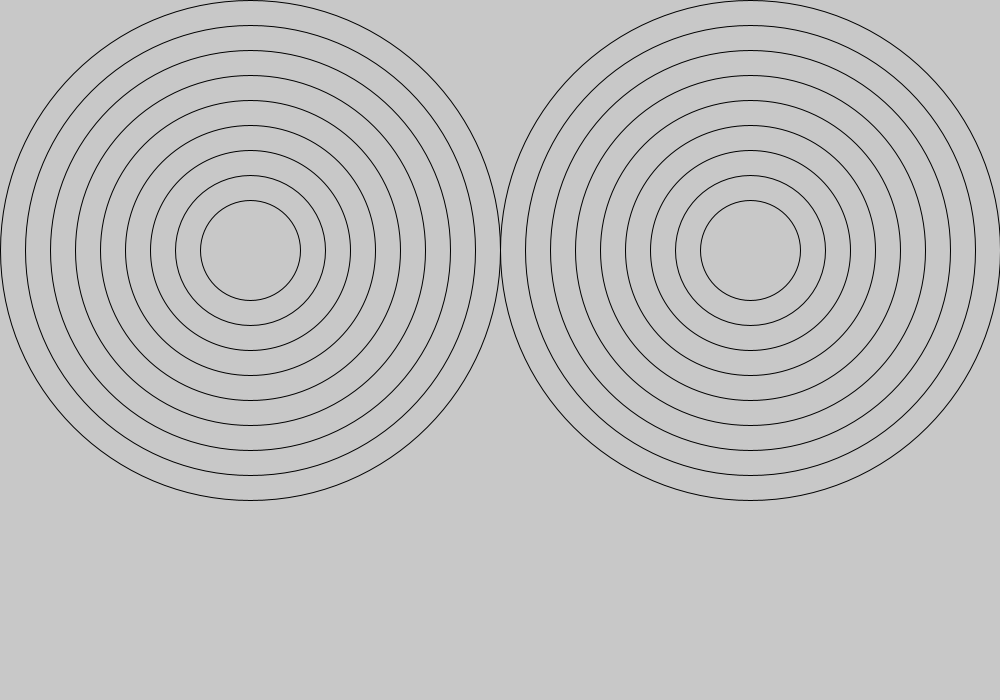
Frame 1 (no input)
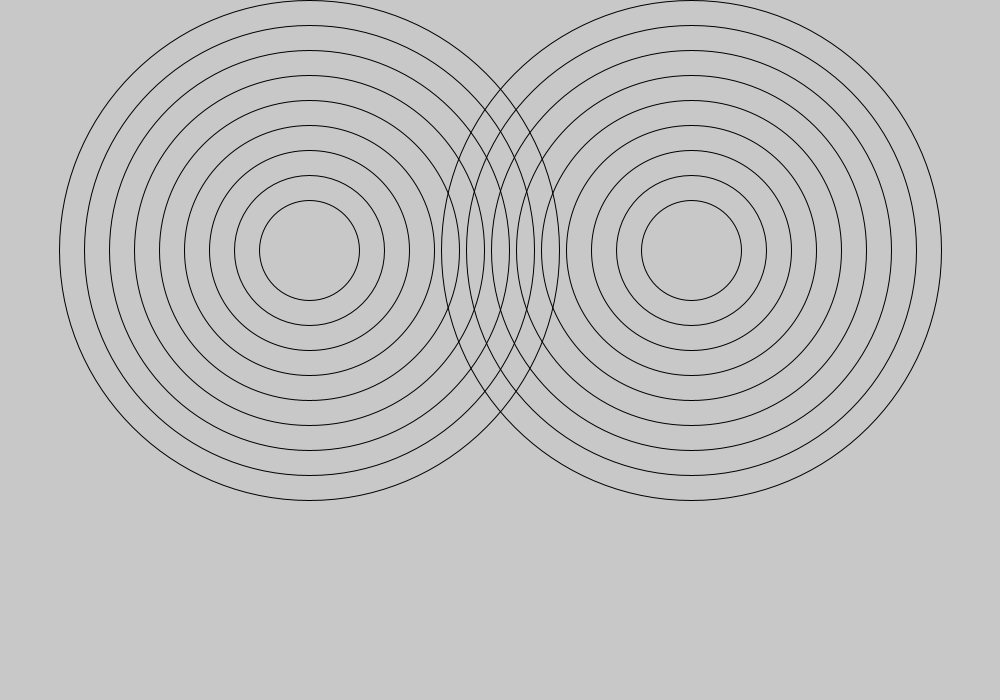
Frame 60 (the mouse pressed at the canvas centre just before this capture)
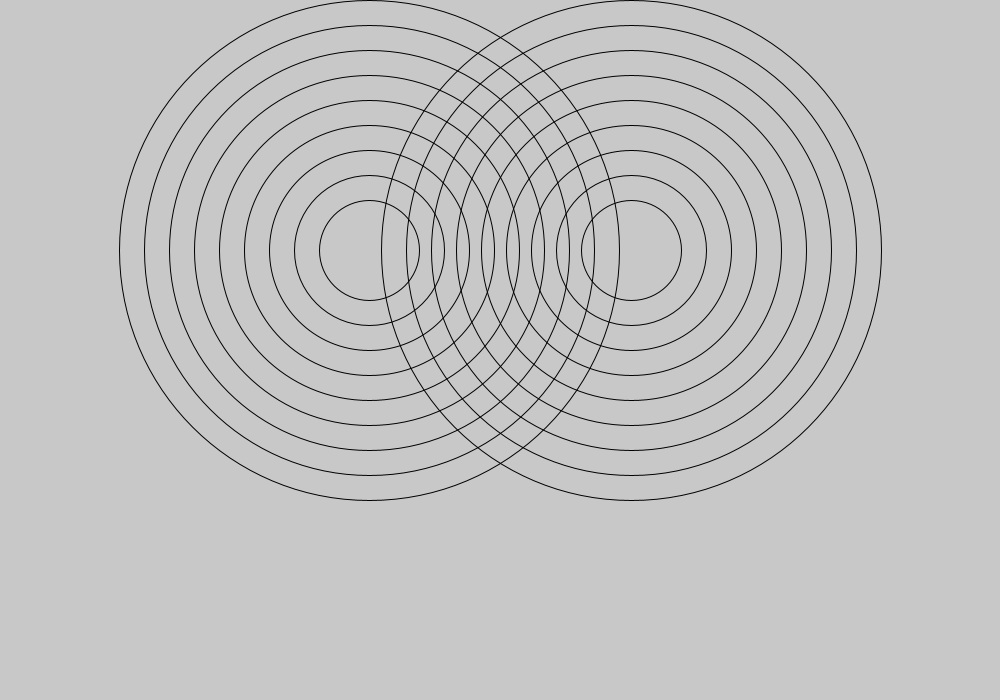
Frame 120 (the mouse held since frame 60 and released just before this capture)

The Processing sketch that drew these frames (run headless with seeded random() and noise(); from frame 60 on, the mouse is pressed at the canvas centre):

// Processing sketch: amazing_rings
// ── amazing_rings.pde
 int x = 250;
 int speed = 1;
 int x2 = 750;
  /*** Go to the recipe to run the demonstration before starting this program ***/

void setup() {
  /* Set the size of your sketch to be a rectangle like in the recipe demonstration */
  size (1000, 700);
  /* Call the noFill() command so all the ellipses will be transparent */
  noFill();
}

void draw() {
background (200, 200, 200);
        /* Use a for loop to make the first set of rings that will start in the left half of the window
        (you can use the code from your Bullseye program).*/  
        
       
         for (int i = 500; i >= 100; i -= 50){
              ellipse (x, 250, i, i);
         }
         x += speed;
         
        
        /*Make this set of rings move across the sketch to the right 
        Hint: make two variables, one for x and another for the speed. 
        Then increase x by the amount in speed */
 
        
        /*When the rings reach the right side of the sketch, reverse the direction so they move
        Hint: speed = -speed */
        if (x == 750){
         speed = -speed; 
        }
        else if (x == 250){
        speed = - speed;
        }
        /*When the rings reach the left side of the sketch, reverse the direction again */
        
         
 //CHALLENGE - to finish the Amazing Rings 
 
        /*Add another for loop to draw the second set of rings that will start in the right half of the window */
        for (int ring2 = 500; ring2>=100; ring2 -=50){
         ellipse (x2, 250, ring2, ring2); 
        }
        x2 -= speed;
         if (x2 == 250){
         speed = -speed; 
        }
        else if (x2 == 750){
        speed = - speed;
        }
        /*Make this set of rings move in the opposite direction to the other rings 
        These rings must also "bounce" off the sides of the window.*/
        
}
